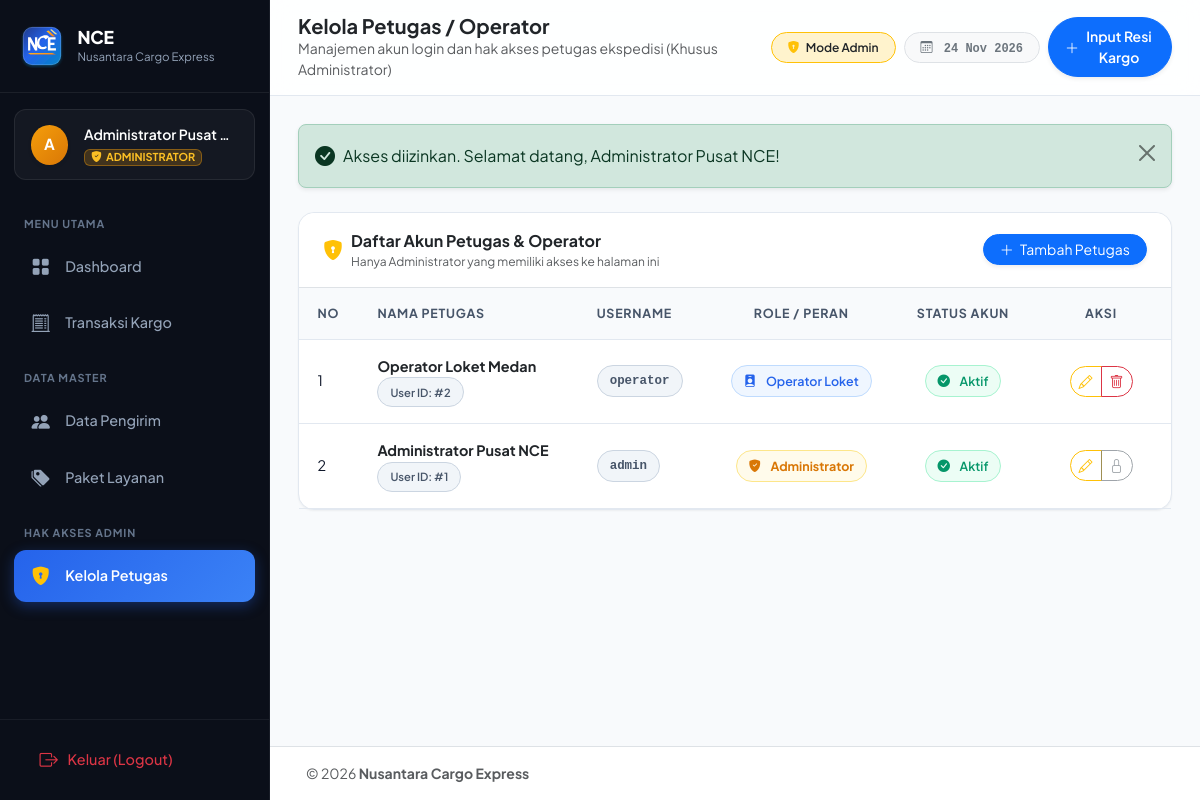
/index.php?page=users (signed in), run on the app's committed database.
### tables this page shows
CREATE TABLE `tb_users` (
  `user_id` INT(11) NOT NULL AUTO_INCREMENT,
  `user_name` VARCHAR(50) NOT NULL UNIQUE,
  `user_password` VARCHAR(256) NOT NULL,
  `user_namalengkap` VARCHAR(100) NOT NULL,
  `user_aktif` TINYINT(3) NOT NULL DEFAULT 1,
  PRIMARY KEY (`user_id`)
);

### config/Database.php (called while the page is built, shortened)
<?php
class Database {
    private static ?PDO $instance = null;
    public static function getConnection(): PDO {
        if (self::$instance === null) {
            $dsn = "mysql:host=" . DB_HOST . ";port=" . DB_PORT . ";dbname=" . DB_NAME . ";charset=utf8mb4";
            $options = [
                PDO::ATTR_ERRMODE            => PDO::ERRMODE_EXCEPTION,
                PDO::ATTR_DEFAULT_FETCH_MODE => PDO::FETCH_ASSOC,
                PDO::ATTR_EMULATE_PREPARES   => false,
            ];
            try {
                self::$instance = new PDO($dsn, DB_USER, DB_PASS, $options);
            } catch (PDOException $e) {
                die("
                    <div style='font-family: Arial, sans-serif; max-width: 600px; margin: 40px auto; padding: 20px; border: 1px solid #f87171; background: #fef2f2; border-radius: 8px;'>
                        <h3 style='color: #991b1b; margin-top: 0;'>Koneksi Database Gagal!</h3>
                        <p style='color: #4b5563;'>Pastikan MySQL di XAMPP sudah berjalan dan database <strong>" . htmlspecialchars(DB_NAME) . "</strong> sudah di-import.</p>
                        <p style='color: #6b7280; font-size: 13px;'>Pesan Kesalahan: <code>" . htmlspecialchars($e->getMessage()) . "</code></p>
                    </div>
                ");
            }
        }
        return self::$instance;
    }
}

### classes/BaseModel.php (called while the page is built, shortened)
<?php
abstract class BaseModel {
    public function __construct() {
        $this->db = Database::getConnection();
    }
}

### classes/User.php (called while the page is built, shortened)
<?php
require_once __DIR__ . '/BaseModel.php';
class User extends BaseModel {
    private string $table = 'tb_users';
    public function getAll(): array {
        $stmt = $this->db->query("SELECT * FROM {$this->table} ORDER BY user_id DESC");
        return $stmt->fetchAll();
    }
}

### config/config.php (called while the page is built, shortened)
<?php
function current_user(): ?array {
    return $_SESSION['user_data'] ?? null;
}

### pages/users.php (the view, shortened to what this page needs)
<?php
$userModel = new User();
$act = $_GET['act'] ?? 'index';
$currentLoggedIn = current_user();
require_once __DIR__ . '/../includes/header.php';
require_once __DIR__ . '/../includes/sidebar.php';
?>
<?php require_once __DIR__ . '/../includes/alert.php'; ?>
<?php if ($act === 'tambah'): ?>
    <div class="row justify-content-center">
        <div class="col-lg-6">
            <div class="card-modern">
                <div class="p-3 px-4 bg-white border-bottom d-flex justify-content-between align-items-center" style="border-top-left-radius: var(--nce-radius-lg); border-top-right-radius: var(--nce-radius-lg);">
                    <h6 class="mb-0 fw-bold text-dark"><i class="bi bi-person-plus me-2 text-primary"></i>Tambah Petugas Baru</h6>
                    <a href="index.php?page=users" class="btn btn-sm btn-outline-secondary rounded-pill px-3">
                        <i class="bi bi-arrow-left me-1"></i> Kembali
                    </a>
                </div>
                <div class="p-4">
                    <form method="POST" action="index.php?page=users&act=simpan">
                        <div class="mb-3">
                            <label class="form-label fw-semibold">Nama Lengkap Petugas <span class="text-danger">*</span></label>
                            <input type="text" name="user_namalengkap" class="form-control" placeholder="Contoh: Rahmat Hidayat" required autofocus>
                        </div>
                        <div class="mb-3">
                            <label class="form-label fw-semibold">Username Login <span class="text-danger">*</span></label>
                            <input type="text" name="user_name" class="form-control" placeholder="Contoh: rahmat" required>
                        </div>
                        <div class="mb-3">
                            <label class="form-label fw-semibold">Password <span class="text-danger">*</span></label>
                            <input type="password" name="user_password" class="form-control" placeholder="Minimal 6 karakter" required>
                        </div>
                        <div class="mb-4">
                            <label class="form-label fw-semibold">Status Akun</label>
                            <select name="user_aktif" class="form-select">
                                <option value="1">Aktif (Dapat Login)</option>
                                <option value="0">Non-Aktif (Diblokir)</option>
                            </select>
                        </div>
                        <div class="d-flex justify-content-end gap-2">
                            <a href="index.php?page=users" class="btn btn-light px-4 rounded-pill">Batal</a>
                            <button type="submit" class="btn btn-primary px-4 fw-semibold rounded-pill">
                                <i class="bi bi-save me-1"></i> Simpan Petugas
                            </button>
                        </div>
                    </form>
                </div>
            </div>
        </div>
    </div>
<?php else: ?>
    <?php $listUsers = $userModel->getAll(); ?>
    <div class="card-modern">
        <div class="p-3 px-4 bg-white border-bottom d-flex justify-content-between align-items-center" style="border-top-left-radius: var(--nce-radius-lg); border-top-right-radius: var(--nce-radius-lg);">
            <div class="d-flex align-items-center gap-2">
                <i class="bi bi-shield-lock-fill text-warning fs-5"></i>
                <div>
                    <span class="fw-bold text-dark">Daftar Akun Petugas & Operator</span>
                    <small class="text-muted d-block" style="font-size: 0.75rem;">Hanya Administrator yang memiliki akses ke halaman ini</small>
                </div>
            </div>
            <a href="index.php?page=users&act=tambah" class="btn btn-sm btn-primary rounded-pill px-3 shadow-sm">
                <i class="bi bi-plus-lg me-1"></i> Tambah Petugas
            </a>
        </div>
        <div class="table-responsive">
            <table class="table-modern">
                <thead>
                    <tr>
                        <th style="width: 60px;">No</th>
                        <th>Nama Petugas</th>
                        <th>Username</th>
                        <th class="text-center">Role / Peran</th>
                        <th class="text-center">Status Akun</th>
                        <th class="text-center" style="width: 140px;">Aksi</th>
                    </tr>
                </thead>
                <tbody>
                    <?php $no = 1; foreach ($listUsers as $u): ?>
                        <tr>
                            <td><?= $no++ ?></td>
                            <td>
                                <div class="fw-bold text-dark"><?= htmlspecialchars($u['user_namalengkap']) ?></div>
                                <span class="badge-pill badge-soft-secondary" style="font-size: 0.7rem;">User ID: #<?= $u['user_id'] ?></span>
                            </td>
                            <td>
                                <span class="badge-pill badge-soft-secondary font-monospace fw-bold"><?= htmlspecialchars($u['user_name']) ?></span>
                            </td>
                            <td class="text-center">
                                <?php if (strtolower($u['user_name']) === 'admin' || (int)$u['user_id'] === 1): ?>
                                    <span class="badge-pill badge-soft-warning fw-bold"><i class="bi bi-shield-fill-check me-1"></i>Administrator</span>
                                <?php else: ?>
                                    <span class="badge-pill badge-soft-primary"><i class="bi bi-person-badge-fill me-1"></i>Operator Loket</span>
                                <?php endif; ?>
                            </td>
                            <td class="text-center">
                                <?php if ((int)$u['user_aktif'] === 1): ?>
                                    <span class="badge-pill badge-soft-success"><i class="bi bi-check-circle-fill me-1"></i>Aktif</span>
                                <?php else: ?>
                                    <span class="badge-pill badge-soft-danger"><i class="bi bi-x-circle-fill me-1"></i>Non-Aktif</span>
                                <?php endif; ?>
                            </td>
                            <td class="text-center">
                                <div class="btn-group btn-group-sm">
                                    <a href="index.php?page=users&act=edit&id=<?= $u['user_id'] ?>" class="btn btn-outline-warning rounded-start-pill" title="Edit Akun">
                                        <i class="bi bi-pencil"></i>
                                    </a>
                                    <?php if ($u['user_id'] != $currentLoggedIn['user_id']): ?>
                                        <a href="index.php?page=users&act=hapus&id=<?= $u['user_id'] ?>" class="btn btn-outline-danger btn-delete-confirm rounded-end-pill" data-name="<?= htmlspecialchars($u['user_namalengkap']) ?>" title="Hapus Akun">
                                            <i class="bi bi-trash"></i>
                                        </a>
                                    <?php else: ?>
                                        <button class="btn btn-outline-secondary rounded-end-pill" disabled title="Akun Anda Sedang Digunakan">
                                            <i class="bi bi-lock"></i>
                                        </button>
                                    <?php endif; ?>
                                </div>
                            </td>
                        </tr>
                    <?php endforeach; ?>
                </tbody>
            </table>
        </div>
    </div>
<?php endif; ?>
<?php
require_once __DIR__ . '/../includes/footer.php';

### assets/css/style.css (style rules this page uses)
:root { --nce-primary-900: #0b0f19; --nce-primary-800: #111827; --nce-primary-700: #1f2937; --nce-brand: #2563eb; --nce-brand-hover: #1d4ed8; --nce-brand-light: #eff6ff; --nce-accent: #6366f1; --nce-success: #10b981; --nce-success-light: #ecfdf5; --nce-warning: #f59e0b; --nce-warning-light: #fffbeb; --nce-danger: #ef4444; --nce-danger-light: #fef2f2; --nce-surface: #ffffff; --nce-bg: #f8fafc; --nce-border: #e2e8f0; --nce-text-main: #0f172a; --nce-text-muted: #64748b; --nce-radius-lg: 16px; --nce-radius-md: 12px; --nce-radius-sm: 8px; --nce-shadow-sm: 0 1px 2px 0 rgb(0 0 0 / 0.05); --nce-shadow: 0 4px 6px -1px rgb(0 0 0 / 0.07), 0 2px 4px -2px rgb(0 0 0 / 0.07); --nce-shadow-lg: 0 10px 25px -3px rgb(0 0 0 / 0.08), 0 4px 6px -4px rgb(0 0 0 / 0.05); }
body { font-family: 'Plus Jakarta Sans', 'Inter', system-ui, -apple-system, sans-serif; background-color: var(--nce-bg); color: var(--nce-text-main); min-height: 100vh; overflow-x: hidden; }
.card-modern { background: #ffffff; border: 1px solid var(--nce-border); border-radius: var(--nce-radius-lg); box-shadow: var(--nce-shadow-sm); transition: all 0.25s ease; }
.table-modern { width: 100%; margin-bottom: 0; border-collapse: separate; border-spacing: 0; }
.table-modern thead th { background: #f8fafc; color: #475569; font-weight: 700; font-size: 0.78rem; text-transform: uppercase; letter-spacing: 0.06em; border-bottom: 1px solid var(--nce-border); padding: 1rem 1.15rem; white-space: nowrap; }
.table-modern tbody td { padding: 1rem 1.15rem; vertical-align: middle; border-bottom: 1px solid var(--nce-border); font-size: 0.9rem; }
.table-modern tbody tr { transition: background-color 0.15s ease; }
.badge-pill { padding: 0.35rem 0.75rem; border-radius: 9999px; font-weight: 600; font-size: 0.78rem; display: inline-flex; align-items: center; gap: 0.35rem; white-space: nowrap; }
.badge-soft-primary { background: #eff6ff; color: #2563eb; border: 1px solid #bfdbfe; }
.badge-soft-success { background: #ecfdf5; color: #059669; border: 1px solid #a7f3d0; }
.badge-soft-warning { background: #fffbeb; color: #d97706; border: 1px solid #fde68a; }
.badge-soft-secondary { background: #f1f5f9; color: #475569; border: 1px solid #cbd5e1; }

### data on the page
tb_users: user_namalengkap "Operator Loket Medan", user_id "2", user_name "operator", user_aktif 1 (drawn)
tb_users: user_namalengkap "Administrator Pusat NCE", user_id "1", user_name "admin", user_aktif 1 (drawn)

### other printed values
APP_SHORT "NCE"
APP_NAME "Nusantara Cargo Express"
substr($user['user_namalengkap'] ?? 'U', 0, 1) "A"
$user['user_namalengkap'] "Administrator Pusat…"
$pageTitle "Kelola Petugas / Operator"
$pageSubtitle "Manajemen akun login dan hak akses petugas ekspedisi (Khusus Administrator)"
$flash['message'] "Akses diizinkan. Selamat datang, Administrator Pusat NCE!"
